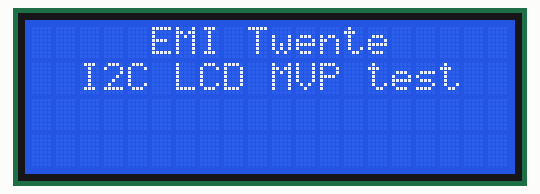
Recording of a sketch running on a simulated ESP32. Shown: 20×4 character LCD. What the sketch prints to the serial monitor is not drawn.

Above: at 0.7 s.
At 2.7 s:
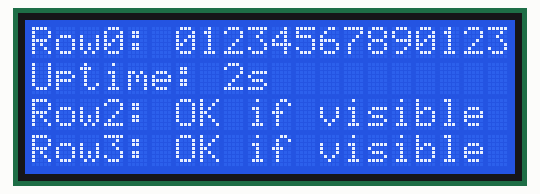
At 11.3 s:
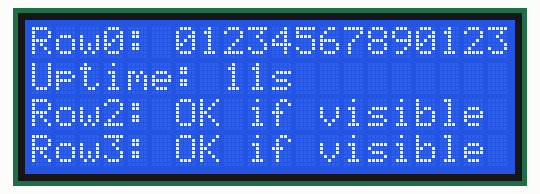
At 19.8 s:
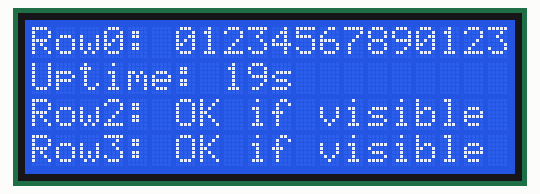
At 28.4 s:
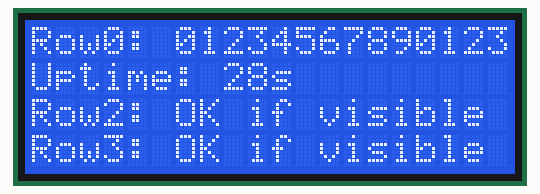
At 38.0 s:
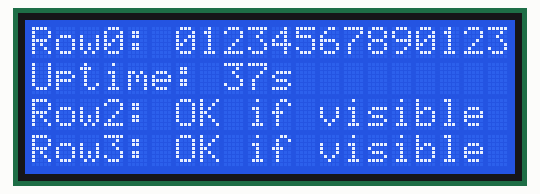

Measured:
- what the display in image 0 shows lasts 2.1 s, from 0.6 s to 2.7 s
- what the display in image 3 shows lasts 1.0 s, from 19.8 s to 20.8 s

The sketch:

esp32-i2c-lcd-mvp.ino
```cpp
/*
  MVP: ESP32 + I2C 20x4 LCD bring-up test
  Minimal standalone sketch to verify an I2C 20x4 character LCD (PCF8574-based backpack)
  works on an ESP32 devkit, before wiring it into the full spool2spool logic
  (software/spool2spool-esp32). Boots, scans the I2C bus for diagnostics, shows a splash
  screen, then a live uptime counter on all 4 rows so you can confirm every row/column works.

  Wiring (30-pin ESP32 devkit):
  - LCD SDA -> GPIO21
  - LCD SCL -> GPIO22
  - LCD VCC -> 5V        (most PCF8574 backpacks want 5V for the backlight/contrast even
                           though the I2C logic itself is 3.3V-tolerant; check your specific
                           backpack if the backlight looks dim on 3.3V)
  - LCD GND -> GND

  Libraries needed:
  - Wire.h                 (built in)
  - LiquidCrystal_I2C.h    (install via Library Manager, search "LiquidCrystal I2C" — needs
    a begin(cols, rows) variant, e.g. the one bundled with the DFRobot/Marco Schwartz-style
    fork most Library Manager searches return; default I2C address assumed 0x27 below,
    change it if your backpack uses 0x3F, or watch the I2C scan output at boot)
*/

#include <Wire.h>
#include <LiquidCrystal_I2C.h>

// ---- I2C pins ----
const int sdaPin = 21;
const int sclPin = 22;

// address 0x27 is the common default for PCF8574-based backpacks; some use 0x3F instead
LiquidCrystal_I2C lcd(0x27, 20, 4);

// scans all 7-bit I2C addresses and prints whatever ACKs — run once at boot so a wiring or
// address problem (wrong SDA/SCL, no pull-ups, wrong backpack address) shows up on Serial
// before we even try to talk to the LCD
void scanI2C() {
  Serial.println("I2C scan starting...");
  int found = 0;
  for (uint8_t address = 1; address < 127; address++) {
    Wire.beginTransmission(address);
    uint8_t error = Wire.endTransmission();
    if (error == 0) {
      Serial.print("  I2C device found at 0x");
      Serial.println(address, HEX);
      found++;
    }
  }
  if (found == 0) {
    Serial.println("  no I2C devices found -- check SDA/SCL wiring (GPIO21/22), backpack "
                    "power, and pull-ups");
  } else {
    Serial.print(found);
    Serial.println(" I2C device(s) found");
  }
}

void setup() {
  Serial.begin(115200);
  delay(500);  // gives the USB serial monitor time to connect before the first prints
  Serial.println("=== esp32-i2c-lcd-mvp booting ===");

  Wire.begin(sdaPin, sclPin);
  Serial.println("Wire.begin() done (SDA=GPIO21, SCL=GPIO22)");
  scanI2C();

  Serial.println("Calling lcd.begin(20, 4)...");
  lcd.begin(20, 4);
  Serial.println("lcd.begin() returned");
  lcd.backlight();
  Serial.println("lcd.backlight() called -- if the backlight LED isn't lit now, check power "
                  "to the backpack (5V vs 3.3V) before looking at I2C further");

  lcd.clear();
  lcd.setCursor(5, 0);  // (20 - 10) / 2, centers "EMI Twente" on a 20 column display
  lcd.print("EMI Twente");
  lcd.setCursor(2, 1);
  lcd.print("I2C LCD MVP test");
  delay(2000);
  lcd.clear();
}

void loop() {
  // fills all 4 rows so you can confirm every row and the full 20-column width work
  unsigned long seconds = millis() / 1000;

  char line[21];
  snprintf(line, sizeof(line), "Uptime: %lus", seconds);
  lcd.setCursor(0, 0);
  lcd.print("Row0: 01234567890123456");
  lcd.setCursor(0, 1);
  lcd.print(line);
  lcd.setCursor(0, 2);
  lcd.print("Row2: OK if visible");
  lcd.setCursor(0, 3);
  lcd.print("Row3: OK if visible");

  Serial.print("Uptime: ");
  Serial.print(seconds);
  Serial.println("s");

  delay(1000);
}
```
